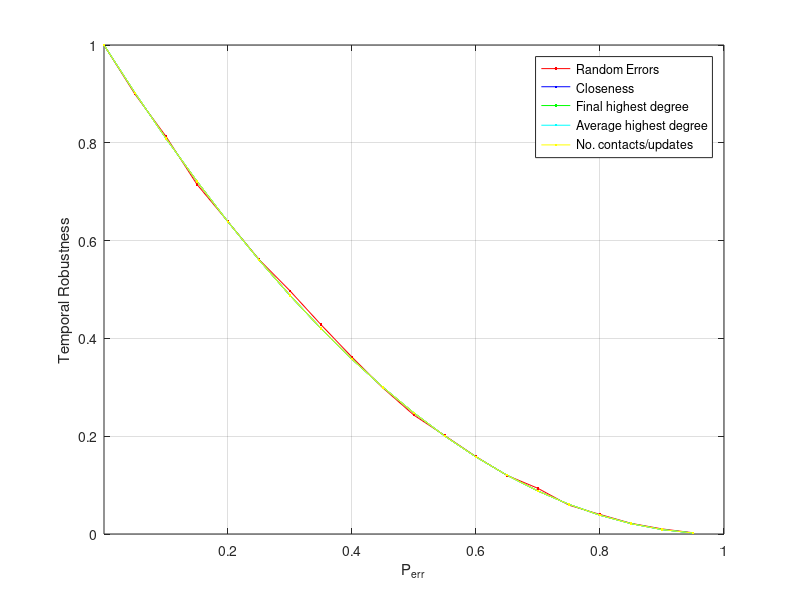

Recreate this plot in MATLAB.
%  read labels and x-y data
load ErdosRenyiTemporalErrors_1001_0000.dat;     %  read data into the my_xy matrix
Prob = ErdosRenyiTemporalErrors_1001_0000(:,2);     %  copy first column of my_xy into x
Err1 = ErdosRenyiTemporalErrors_1001_0000(:,3);     %  and second column into y

load ErdosRenyiTemporalAttack_Closenness_1001_0000.dat;     %  read data into the my_xy matrix
Err2 = ErdosRenyiTemporalAttack_Closenness_1001_0000(:,3);     %  and second column into y

load ErdosRenyiTemporalAttack_FinalHighestDegree_1001_0000.dat;     %  read data into the my_xy matrix
Err3 = ErdosRenyiTemporalAttack_FinalHighestDegree_1001_0000(:,3);     %  and second column into y

load ErdosRenyiTemporalAttack_AverageHighestDegree_1001_0000.dat;     %  read data into the my_xy matrix
Err4 = ErdosRenyiTemporalAttack_AverageHighestDegree_1001_0000(:,3);     %  and second column into y

load ErdosRenyiTemporalAttack_ContactUpdates_1001_0000.dat;     %  read data into the my_xy matrix
Err5 = ErdosRenyiTemporalAttack_ContactUpdates_1001_0000(:,3);     %  and second column into y


plot(Prob,Err1,'r.-',Prob,Err2,'b.-',Prob,Err3,'g.-',Prob,Err4,'c.-',Prob,Err5,'y.-');
xlabel('P_{err}');           % add axis labels and plot title
ylabel('Temporal Robustness');
axis([0.000075 1.000 0.0 1.000],[0.000075 1.000 0.0 1.000]);
%set(gca,'XGrid','on','YGrid','on');
%set(gca,'gridlinestyle','--')
grid on;
legend('Random Errors','Closeness','Final highest degree','Average highest degree','No. contacts/updates');

%title('Mean monthly precipitation at Portland International Airport');
%plot(Prob,EffSim,'bx-',Prob,EffTheor,'ro-');     %  plot precip vs. month with circles
